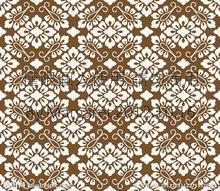
#> input picture hw5/texture_matfiles/flower.jpg, 220 x 191 px
$ jupyter execute --allow-errors 'HW 5.ipynb'   (shell and % lines are left out)
#> lines starting #> are read from the running program, lines starting #| are printed output that depends on the picture; after the words box and inside, x2 and y2 are one past the last pixel; in counts of white or black regions, pixels touching at a corner belong together
[cell 1]
import numpy as np
import scipy
import scipy.io as io
import matplotlib.pyplot as plt
from IPython.display import display
from IPython import display
import matplotlib.pyplot
import skimage.color
import skimage.transform

# HW 5
### EE290T Fall 2018

## Part 1 - Low rank texture recovery

In low-rank texture recovery, we measure $Y$:

$$ \boldsymbol Y =  \boldsymbol L + \boldsymbol S $$

Where $\boldsymbol L$ is a low rank texture that is corrupted by a sparse perturbation, $\boldsymbol S$. Given $\boldsymbol Y$, we hope to recover $\boldsymbol L$.

First, let's load in some sample low rank texture images, $\boldsymbol L$, and see if they actually are low rank.


[cell 2]
img_list = {0: 'texture_matfiles/circle_texture.mat',
            1: 'texture_matfiles/circsquare_texture.mat',
            2: 'texture_matfiles/hex_texture.mat',
            3: 'texture_matfiles/flower.jpg'}

[cell 3]
img_num = 3

def read_img(img_num):
#> called with img_num = 3
    if img_num == 3:
        image = matplotlib.pyplot.imread(img_list[img_num])
#> image is the input picture: shape (191, 220, 3); mean R, G, B 171.3, 153.7, 133
        X = skimage.color.rgb2gray(image)
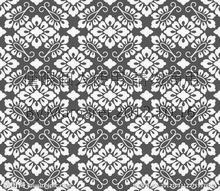
#> X: shape (191, 220) float64; min 0.0397, max 1, mean 0.612
    else:
        image = scipy.io.loadmat(img_list[img_num])
        X = image['J'].astype('float32')
        X = X/255.
    return X

[cell 4]
X = read_img(3)
m,n = X.shape
#> m = 191; n = 220

plt.imshow(X, cmap = 'gray'); plt.axis('off'); plt.colorbar()
#> (this line was passed over: IPython is not available in this run)
#> (this line was passed over: IPython is not available in this run)
#> (this line was passed over: IPython is not available in this run)

__(a)__ Plot the singular vaues of the image and the rank-r approximation of 2-3 of the above texture images.  Approximately what is the rank of each of the texture images you've selected?

[cell 5]
def svd_plot(X):
    U,s,V = np.linalg.svd(X,full_matrices=False)
    r = 0
    while s[r] >=5:
        r+=1
    plt.figure()
    plt.plot(s,color = 'r', linestyle='-',linewidth = 2)
    plt.xlabel("Rank r:"+"approximation "+str(r))
    plt.ylabel("Singular values")
    plt.title("Singular values of the image: "+img_list[img_num])
    plt.show()
    return None

[cell 6]
"""Your code here"""
plt.figure(figsize=(15,12))
#> (this line was passed over: IPython is not available in this run)

#> (the rest of this cell did not finish here and is left out)

    U,s,V = np.linalg.svd(X,full_matrices=False)
    r = 0
    while s[r] >=5:
        r+=1
    S = np.diag(s)
#     plt.figure()
    plt.subplot(2,2,img_num+1)
    plt.plot(s,color = 'r', linestyle='-',linewidth = 2)
    plt.xlabel("Rank r:"+"approximation "+str(r))
    plt.ylabel("Singular values")
    plt.title("Singular values of the image: "+img_list[img_num])
plt.show()

[cell 7]
appro_r = 3
def r_approximation(X,appro_r):
    U,s,V = np.linalg.svd(X,full_matrices=False)
    S = np.diag(s)
    Im = U[:,0:appro_r].dot(S[0:appro_r,0:appro_r].dot(V[0:appro_r,:]))
    return Im

[cell 8]
"""Your code here"""
rank = 15 # Define the rank of low-rank approximation
plt.figure(figsize=(15,12))
#> (this line was passed over: IPython is not available in this run)
#> (the rest of this cell did not finish here and is left out)

    Im = r_approximation(X,rank)
# [5 lines of commented-out code are left out]
    plt.subplot(2,2,img_num+1)
    plt.imshow(Im,cmap="gray"); plt.axis('off'); plt.colorbar()
#     plt.xlabel("Rank r:"+"approximation "+str(r))
#     plt.ylabel("Singular values")
    plt.title("Low-rank Approximation"+img_list[img_num])
plt.show()

#> (a cell that did not finish here is left out)

[cell 10]
"""Your code here, showing rank-r approximation (image)"""

Now we'll add a sparse corruption, $L$ to the image.

[cell 11]
p = 0.1
mask = np.random.rand(m,n) <= p
Y = X.copy()
Y[mask] = 5*np.random.rand(np.count_nonzero(mask))
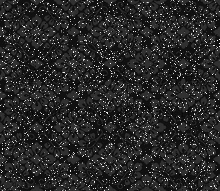
#> Y: shape (191, 220) float64; 10.18% of pixels changed, all inside (x1, y1, x2, y2) = (0, 0, 220, 191); drawn with min black and max white
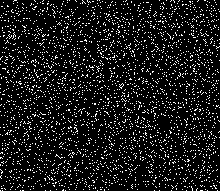
#> mask: shape (191, 220) bool; 10.2% white in thin lines or dots


# Center image around 0

X = (X-0.5)/0.5
Y = (Y-0.5)/0.5

[cell 12]
plt.figure(figsize = (15,5))
#> (this line was passed over: IPython is not available in this run)
#> (the rest of this cell did not finish here and is left out)

__(b)__ Take the SVD of the measurement and plot the rank-r approximation of $Y$ with the added corruption.  Describe how the singular values and the rank-r approximation is different from before.  Is this still low rank?

[cell 13]
svd_plot(X)
#> in svd_plot, `U,s,V = np.linalg.svd(X,full_matrices=False)`:
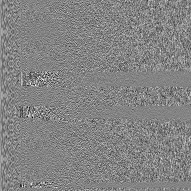
#> U: shape (191, 191) float64; min -0.445, max 0.416, mean 0.000273; drawn with min black and max white
#> in svd_plot, `U,s,V = np.linalg.svd(X,full_matrices=False)`:
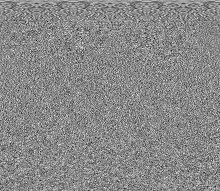
#> V: shape (191, 220) float64; min -0.325, max 0.281, mean 0.000479; drawn with min black and max white
#> in svd_plot, `U,s,V = np.linalg.svd(X,full_matrices=False)`: s = 191 values, max 58.09 at index 0, min 0.0838 at index 190, mean 3.54
#> the loop in svd_plot, `while s[r] >=5:` made 25 passes
#> after the loop in svd_plot, `while s[r] >=5:`: r = 25
